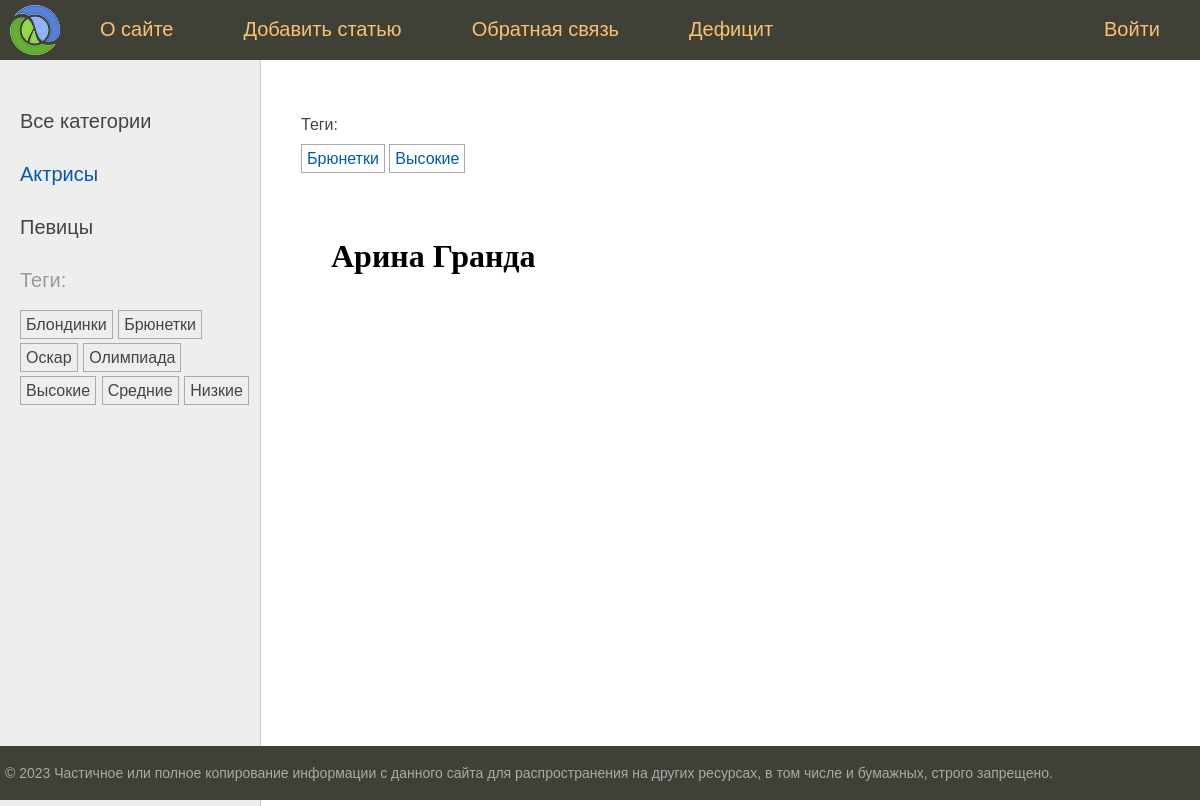
Screenshot of /post/ariana-granda/ with the database file from the repository.
### women/models.py (models this page shows, shortened)
class Category(models.Model):
    name = models.CharField(max_length=100, db_index=True, verbose_name="Название")
    slug = models.SlugField(max_length=255, unique=True, db_index=True)
    class Meta:
        verbose_name = "Категория"
        verbose_name_plural = "Категории"
    def get_absolute_url(self):
        return reverse('category', kwargs={'cat_slug': self.slug})

class TagPost(models.Model):
    tag = models.CharField(max_length=100, db_index=True)
    slug = models.SlugField(max_length=255, unique=True, db_index=True)
    def get_absolute_url(self):
        return reverse('tag', kwargs={'tag_slug': self.slug})

class Women(models.Model):
    class Status(models.IntegerChoices):
        DRAFT = 0, 'Черновик'
        PUBLISHED = 1, 'Опубликовано'
    title = models.CharField(max_length=255, verbose_name='Заголовок')
    slug = models.SlugField(max_length=255, unique=True, db_index=True, verbose_name='URL')
    photo = models.FileField(upload_to="post_docs/%Y/%m/%d", default=None, blank=True,
                             null=True, verbose_name="Файлы")
    content = models.TextField(blank=True, verbose_name='Текст статьи')
    time_create = models.DateTimeField(auto_now_add=True, verbose_name='Время создания')
    time_update = models.DateTimeField(auto_now=True)
    is_published = models.BooleanField(choices=tuple(map(lambda x: (bool(x[0]), x[1]), Status.choices)),
                                       default=Status.DRAFT, verbose_name='Статус')
    cat = models.ForeignKey('Category', on_delete=models.PROTECT, related_name='posts', verbose_name="Категория")
    tags = models.ManyToManyField('TagPost', blank=True, related_name='tags', verbose_name='Тэг')
    husband = models.OneToOneField('Husband', on_delete=models.SET_NULL, null=True, blank=True, related_name='women',
                                   verbose_name='Муж')
    objects = models.Manager()
    published = PublishedManager()
    class Meta:
        verbose_name = "Известные женщины"
        verbose_name_plural = "Известные женщины"
        ordering = ['-time_create']
        indexes = [
            models.Index(fields=['-time_create'])
        ]

### women/views.py (the view)
# urls.py: path('post/<slug:post_slug>/', views.show_post, name='post'),  # Маршрут для отображения страницы show_post
def show_post(request, post_slug):  # Получаем из Get запроса id поста
    post = get_object_or_404(Women, slug=post_slug)
    data = {
        'title': post.title,
        'menu': menu,  # Это меню из глобального уровня, чтобы отрабатывал base.html
        'post': post,  # Это весь объект post
        'cat_selected': 1,
    }
    return render(request, "women/post.html", data)

### women/templatetags/women_tags.py (called while the page is built)
@register.inclusion_tag('women/list_categories.html')
def show_categories(cat_selected=0):
    cats = Category.objects.all()
    return {'cats': cats, 'cat_selected': cat_selected}

@register.inclusion_tag('women/list_tags.html')
def show_all_tags():
    return {'tags': TagPost.objects.all()}

### women/templates/women/post.html (shortened to what this page needs)
{% extends 'base.html' %}
{% block breadcrumbs %}
{% with post.tags.all as tags %}
{% if tags %}
<p>Теги:</p>
<ul class="tags-list">
    {% for t in tags %}
    <li><a href="{{t.get_absolute_url}}">{{t.tag}}</a></li>
    {% endfor %}
</ul>
{% endif %}
{% endwith %}
{% endblock %}}
{% block content %}
<h1>{{post.title}}</h1>
{% endblock %}

### women/templates/women/list_categories.html
{% for cat in cats %}
{% if cat.id == cat_selected %}
<li class="selected">{{cat.name}}</li>
{% else %}
<li><a href="{{ cat.get_absolute_url }}">{{cat.name}}</a></li>
{% endif %}
{% endfor %}

### women/templates/women/list_tags.html
{% if tags %}
<p>Теги:</p>
<ul class="tags-list">
    {% for t in tags %}
    <li><a href="{{t.get_absolute_url}}">{{t.tag}}</a></li>
    {% endfor %}
</ul>
{% endif %}

### rows the page displays
Category: name "Актрисы"
Category: name "Певицы"
TagPost: tag "Блондинки"
TagPost: tag "Брюнетки"
TagPost: tag "Оскар"
TagPost: tag "Олимпиада"
TagPost: tag "Высокие"
TagPost: tag "Средние"
TagPost: tag "Низкие"
Women: title "Арина Гранда"

### other values shown
{{ m.title }} "О сайте" "Добавить статью" "Обратная связь" "Дефицит" "Войти"
